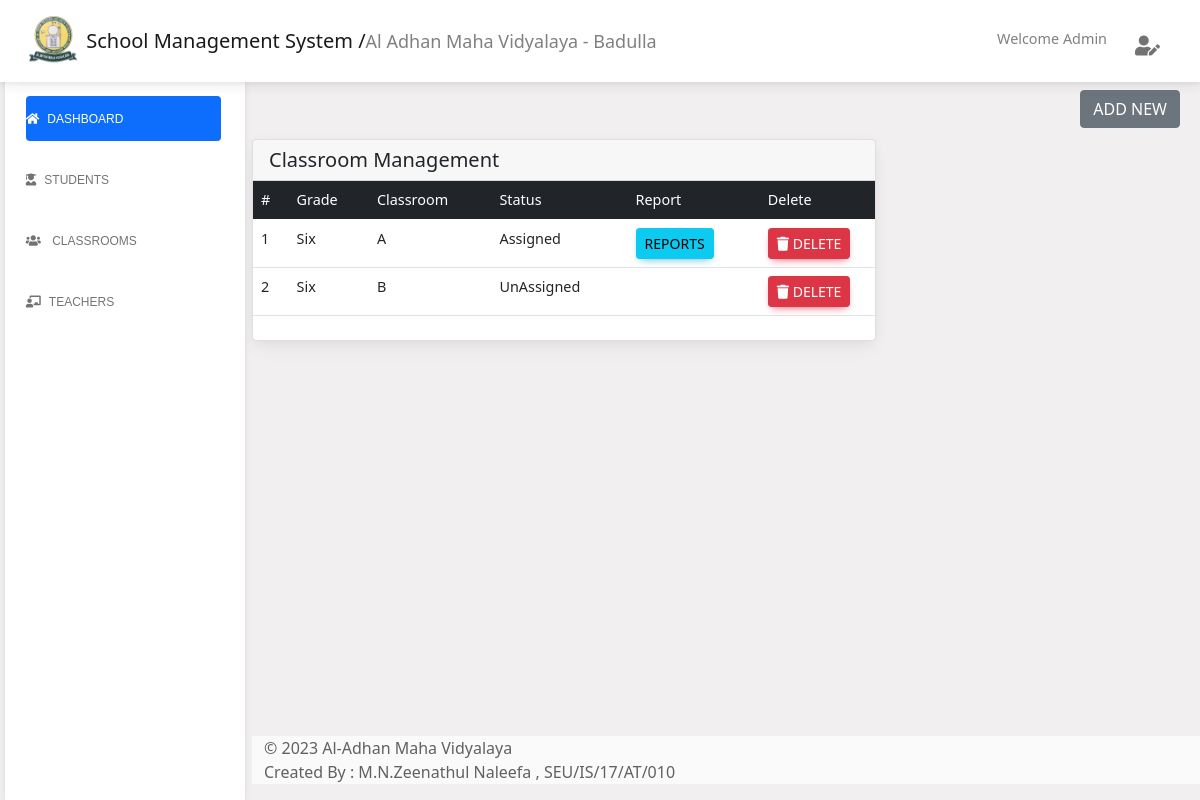
The app's page /admin/section.php (signed in), older data.
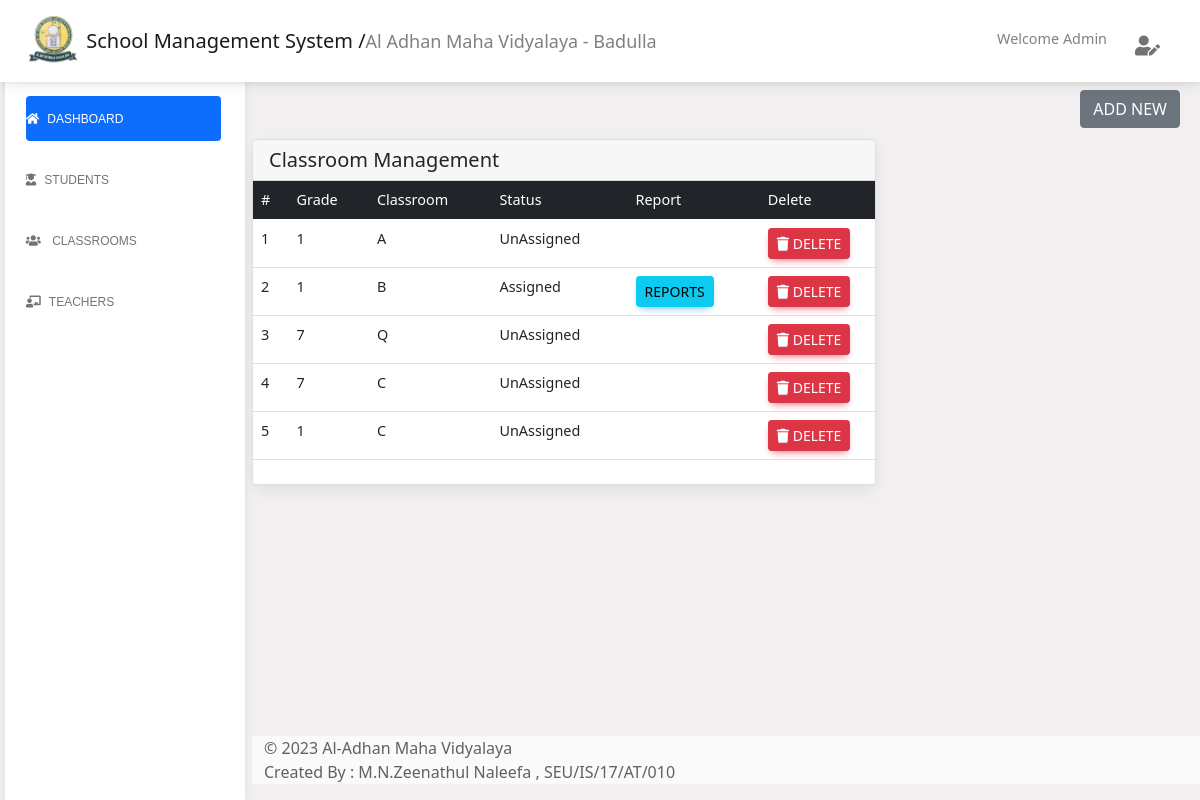
The same page, newer data.
### tables this page shows
CREATE TABLE `section` (
  `sec_id` int(255) NOT NULL,
  `cls_id` varchar(255) NOT NULL,
  `sec_name` varchar(255) NOT NULL,
  `is_assigned` int(2) NOT NULL,
  `is_deleted` int(2) NOT NULL
);

CREATE TABLE `class` (
  `cls_id` int(255) NOT NULL,
  `cls_name` varchar(255) NOT NULL,
  `is_deleted` int(2) NOT NULL
);

### server/include/fetch.php (called while the page is built, shortened)
<?php
    function fetchSection(){
        include 'connection.php';
        $viewcls = "SELECT * FROM section WHERE is_deleted = '0'";
        return mysqli_query($con, $viewcls);
    }
?>

### server/include/common.php (called while the page is built, shortened)
<?php
function getClassbyID($cls_id)
{
    include 'connection.php';
    $viewcls = "SELECT * FROM class WHERE cls_id='$cls_id' AND is_deleted='0'";
    return mysqli_query($con, $viewcls);
}
?>

### admin/section.php (the view, shortened to what this page needs)
<?php include 'pages/header.php';
?>
<main class="main-content position-relative max-height-vh-100 h-100 mt-1 border-radius-lg ">
    <?php include 'navbar.php'; ?>
    <div class="container-fluid py-4">
        <div class="row">
            <div class="d-grid gap-2 d-md-flex justify-content-md-end" style="padding-bottom:0.7rem; margin-top:0.5rem;">
                <button class="btn btn-secondary me-md-2" type="button" data-bs-toggle="modal"
                    data-bs-target="#exampleModal">Add New</button>
            </div>
        </div>
        <div class="col-8">
            <div class="card mb-4">
                <div class="card-header pb-0">
                    <h5>Classroom Management</h5>
                </div>
                <div class="card-body px-0 pt-0 pb-2">
                    <div class="table-responsive p-0">
                        <table class="table">
                            <thead class="table-dark" style="width: 100%;">
                                <tr>
                                    <th>#</th>
                                    <th>Grade</th>
                                    <th>Classroom</th>
                                    <th>Status</th>
                                    <th>Report</th>
                                    <th style="width:8em;">Delete</th>
                                </tr>
                            </thead>
                            <tbody>
                                <?php
                                      $getsec = fetchSection();
                                      while ($row = mysqli_fetch_assoc($getsec)) {
                                          $cls_id = $row['cls_id'];
                                          $id = $row['sec_id'];
                                          $name = $row['sec_name'];
                                          $status = $row['is_assigned'];
                                ?>
                                <tr>
                                    <td><?php echo $id; ?></td>
                                    <?php
                                        $cls = getClassbyID($cls_id);
                                        while($row1=mysqli_fetch_assoc($cls)){
                                            $cls_name=$row1['cls_name'];
                                    ?>
                                    <td><?php echo $cls_name;?></td>
                                    <?php } ?>
                                    <td><?php echo $name;?></td>
                                    <td>
                                        <?php
                                            if($status == 0){
                                                echo 'UnAssigned';
                                            }else{
                                                echo 'Assigned';
                                            }
                                        ?>
                                    </td>
                                    <td>
                                        <?php if($status == 1){ ?>
                                        <a  href="get_report_admin.php?sec_id=<?php echo $id; ?>" class="btn btn-info btn-sm" >Reports </a>
                                        <?php } ?>
                                    </td>
                                    <td><button class="btn btn-danger btn-sm" onclick="deleteSection(<?php echo $id; ?> ,'section','sec_id')"><i
                                        class="fa-solid fa-trash"></i> Delete </button></td>
                                </tr>
                                <?php } ?>
                            </tbody>
                        </table>
                    </div>
                </div>
            </div>
        </div>
        <?php include 'pages/footer.php'; ?>
    </div>
</main>
</body>
</html>

### admin/pages/header.php (shortened to what this page needs)
<?php
include '../server/api.php';
include '../server/include/fetch.php';
 ?>
<!DOCTYPE html>
<html lang="en">
<head>
<link
  href="https://cdnjs.cloudflare.com/ajax/libs/font-awesome/6.0.0/css/all.min.css"rel="stylesheet"/>
<link
  href="https://cdnjs.cloudflare.com/ajax/libs/mdb-ui-kit/6.2.0/mdb.min.css"rel="stylesheet"/>
  <link href="https://cdn.jsdelivr.net/npm/bootstrap@5.0.2/dist/css/bootstrap.min.css" rel="stylesheet">
  <link href="assets/css/main.css" rel="stylesheet" />
  <link rel="stylesheet" href="../lib/iziToast-master/dist/css/iziToast.min.css">
</head>
</html>

### admin/navbar.php (shortened to what this page needs)
<header>
    <nav id="sidebarMenu" class="collapse d-lg-block sidebar collapse bg-white">
        <div class="nav flex-column nav-pills me-3" id="v-pills-tab" role="tablist" aria-orientation="vertical">
            <div class="navbar-nav ">
                <a href="index.php" class="nav-item nav-link active"><i class="fas fa-home-alt me-2"></i>Dashboard</a>
                <a href="student.php" class="nav-item nav-link "><i class="fas fa-user-graduate me-2"></i>Students</a>
                <?php if (isset($_SESSION['admin'])) { ?>
                <li class="nav-item">
                    <a class="nav-link collapsed" href="#" data-bs-toggle="collapse"
                        data-bs-target="#collapseBootstrapcon" aria-expanded="false"
                        aria-controls="collapseBootstrapcon">
                        <i class="fa fa-users me-2"></i>
                        <span>Classrooms</span>
                    </a>
                </li>
                <?php } ?>
                <?php if (isset($_SESSION['admin'])) { ?>
                <a href="teacher.php" class="nav-item nav-link"><i
                        class="fas fa-chalkboard-teacher me-2"></i>Teachers</a>
                <?php } ?>
            </div>
        </div>
    </nav>
    <nav id="main-navbar" class="navbar navbar-expand-lg navbar-light bg-white fixed-top">
        <div class="container-fluid">
            <a class="navbar-brand" href="#">
                <img src="assets/img/school_logo.png" height="50em" alt="Logo" loading="lazy" />
                <span class="ms-1 font-weight-bold">School Management System /<span
                        style="color: gray; font-size: 0.9em;">Al Adhan Maha Vidyalaya - Badulla</span></span>
            </a>
            <ul class="navbar-nav ms-auto d-flex flex-row" style="margin-right: 20px;">
                <?php
                    if (isset($_SESSION['teacher'])) {
                        $r1 = fetchAll($_SESSION['teacher']);
                        $row1 = mysqli_fetch_assoc($r1) ; ?>
                <span style="color: gray; font-size: 0.9em;">Welcome <?php echo $row1['t_name']; ?> </span>
                <?php }else if(isset($_SESSION['admin'])){ ?>
                <span style="color: gray; font-size: 0.9em;">Welcome Admin </span>
                <?php }else if(isset($_SESSION['student'])){
                    $r1 = getStuById($_SESSION['student']);
                    $row1 = mysqli_fetch_assoc($r1) ; ?>
                    <span style="color: gray; font-size: 0.9em;">Welcome <?php echo $row1['std_name']; ?> </span>
                <?php } ?>
                <li class="nav-item dropdown" style="margin-left: 20px;">
                    <a class="nav-link dropdown-toggle hidden-arrow d-flex align-items-center" href="#"
                        id="navbarDropdownMenuLink" role="button" data-mdb-toggle="dropdown" aria-expanded="false">
                        <i style="font-size: 20px;" class="fas fa-user-edit" height="20px" alt="Avatar"
                            loading="lazy"></i>
                    </a>
                </li>
            </ul>
        </div>
    </nav>
</header>
<main style="margin-top: 50px;">
    <div class="container pt-2"></div>
</main>

### admin/pages/footer.php (shortened to what this page needs)
<footer class="footer sticky-bottom bg-white mb-3" style="opacity: 0.7; text-align: left;">
  <div class="container-fluid d-flex justify-content-start">
    <div>
      &copy; <script> document.write(new Date().getFullYear()); </script> Al-Adhan Maha Vidyalaya <br>
                    Created By : M.N.Zeenathul Naleefa , SEU/IS/17/AT/010
    </div>
  </div>
</footer>
<link rel="stylesheet" href="https://cdnjs.cloudflare.com/ajax/libs/izitoast/1.4.0/css/iziToast.min.css"
 />
<link href="https://cdnjs.cloudflare.com/ajax/libs/font-awesome/5.10.0/css/all.min.css" rel="stylesheet">
<link href="https://cdn.jsdelivr.net/npm/bootstrap-icons@1.4.1/font/bootstrap-icons.css" rel="stylesheet">

### admin/assets/css/main.css (style rules this page uses)
@media (min-width: 991.98px) { main { padding-left: 240px; } }
.sidebar { position: fixed; top: 0; bottom: 0; left: 0; padding: 58px 0 0; box-shadow: 0 2px 5px 0 rgb(0 0 0 / 5%), 0 2px 10px 0 rgb(0 0 0 / 5%); width: 240px; z-index: 600; }
#sidebarMenu { margin-top: 20px; margin-left: 5px; }
.navbar-brand { padding: 0.5rem 1rem; margin-left: 0; }
.navbar-nav { padding-left: 1.3em; margin-top: 10px; }
.nav-item { font-family: Arial, Helvetica, sans-serif; }
.footer { position: fixed; bottom: 0; width: 100%; }

Row changes from the older to the newer data that the page shows:
changed section id 1: is_assigned "Assigned REPORTS" → "UnAssigned"
changed class (number 1 of 2 on the later page): cls_name "Six" → "1"
changed section id 2: is_assigned "UnAssigned" → "Assigned REPORTS"
added section: sec_id "3", sec_name "Q", is_assigned "UnAssigned"
added class: cls_name "7"
added section: sec_id "4", sec_name "C", is_assigned "UnAssigned"
added section: sec_id "5", sec_name "C", is_assigned "UnAssigned", class (cls_name "1")
